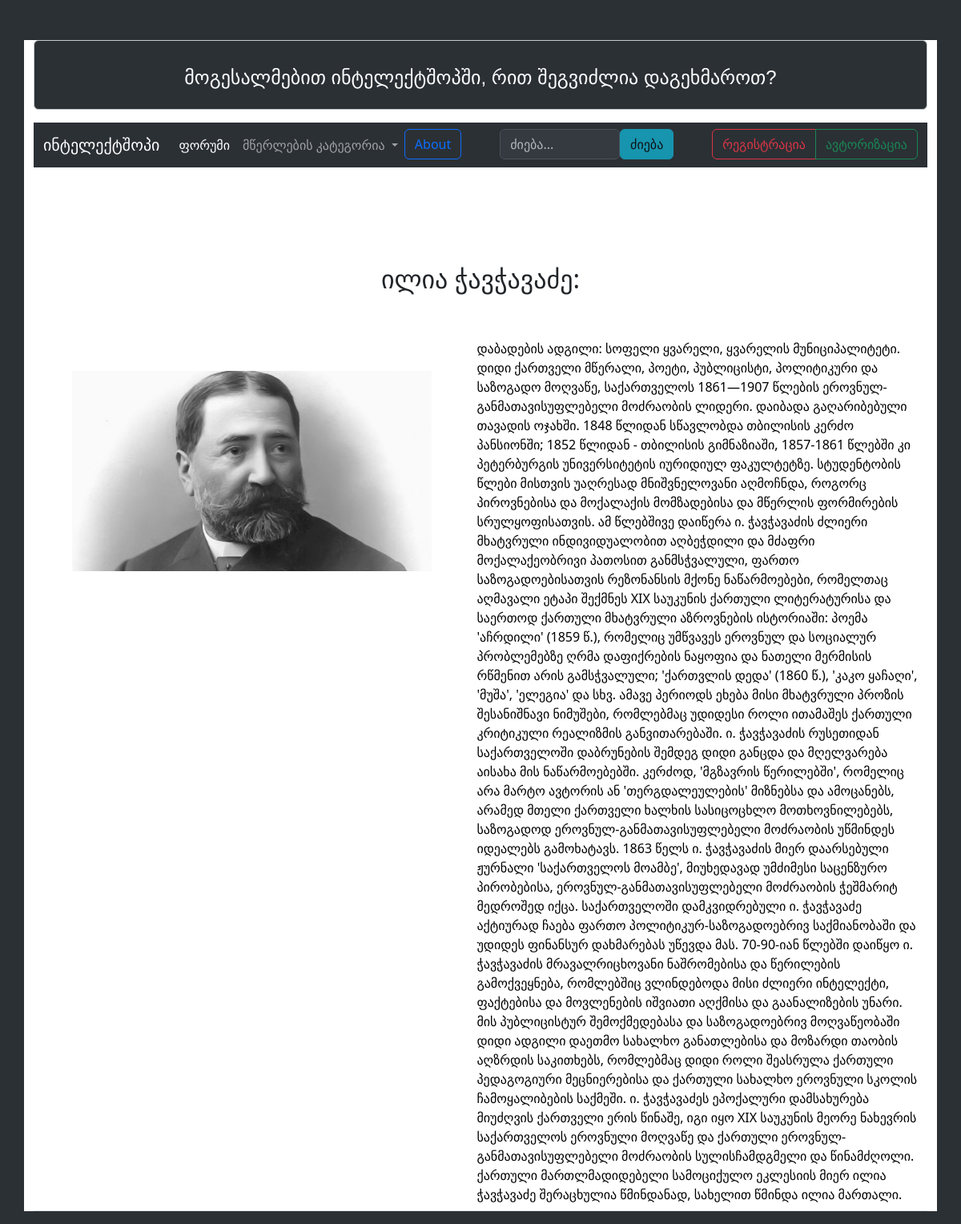
Screenshot of /mwerali/1 with the database file from the repository.
### models.py (models this page shows, shortened)
class BaseModel:
    def create(self):
        db.session.add(self)
        db.session.commit()

class Writeri(db.Model, BaseModel):
    id = db.Column(db.Integer, primary_key=True)
    category_id=db.Column(db.Integer, db.ForeignKey("writer_category.id"))
    name = db.Column(db.String)
    img = db.Column(db.String)
    description = db.Column(db.String)
    category=db.relationship("WriterCategory", back_populates="writers")

### routes.py (the view)
@app.route("/mwerali/<int:mwerali_id>")
def about(mwerali_id):
    chosen_writer = Writeri.query.get(mwerali_id)
    return render_template("writer.html", writers = chosen_writer)

### templates/writer.html (shortened to what this page needs)
{% extends "base.html" %}
{% block siebi %}
<br>
<h2 class="text-md-center my-5" >{{writers.name}}:</h2>
<table class="table">
    <tbody>
      <tr>
        <th scope="row" class="px-5 pt-5"><img src="/static/{{writers.img}}", height="250px"></th>
        <td>{{writers.description}}</td>
      </tr>
    </tbody>
  </table>
{% endblock %}

### static/main.css (style rules this page uses)
html, body { align-self: center; background: #2b3035; }

### rows the page displays
Writeri: name "ილია ჭავჭავაძე", img (picture), description "დაბადების ადგილი: სოფელი ყვარელი, ყვარელის მუნიციპალიტეტი. დიდი ქართველი მწერალი, პოეტი, პუბლიცისტი, პოლიტიკური და საზოგადო მოღვაწე, საქართველოს 1861—1907 წლების ეროვნულ-განმათავისუფლებელი მოძრაობის ლიდერი. დაიბადა გაღარიბებული თავადის ოჯახში. 1848 წლიდან სწავლობდა თბილისის კერძო პანსიონში; 1852 წლიდან - თბილისის გიმნაზიაში, 1857-1861 წლებში კი პეტერბურგის უნივერსიტეტის იურიდიულ ფაკულტეტზე. სტუდენტობის წლები მისთვის უაღრესად მნიშვნელოვანი აღმოჩნდა, როგორც პიროვნებისა და მოქალაქის მომზადებისა და მწერლის ფორმირების სრულყოფისათვის. ამ წლებშივე დაიწერა ი. ჭავჭავაძის ძლიერი მხატვრული ინდივიდუალობით აღბეჭდილი და მძაფრი მოქალაქეობრივი პათოსით განმსჭვალული, ფართო საზოგადოებისათვის რეზონანსის მქონე…"
